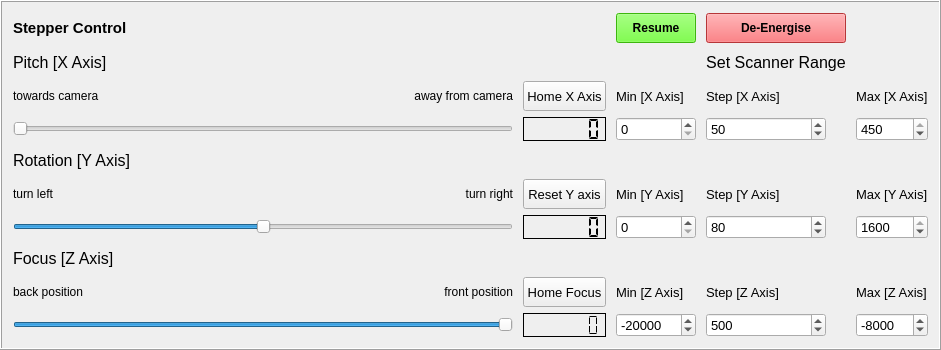
     <widget class="QFrame" name="frame_stepperControl">
      <property name="sizePolicy">
       <sizepolicy hsizetype="Preferred" vsizetype="Preferred">
        <horstretch>0</horstretch>
        <verstretch>0</verstretch>
       </sizepolicy>
      </property>
      <property name="minimumSize">
       <size>
        <width>0</width>
        <height>350</height>
       </size>
      </property>
      <property name="frameShape">
       <enum>QFrame::Box</enum>
      </property>
      <property name="frameShadow">
       <enum>QFrame::Raised</enum>
      </property>
      <layout class="QGridLayout" name="gridLayout_2">
       <property name="horizontalSpacing">
        <number>10</number>
       </property>
       <item row="7" column="1">
        <widget class="QLabel" name="label_yAxisSliderMax">
         <property name="font">
          <font>
           <pointsize>9</pointsize>
          </font>
         </property>
         <property name="text">
          <string>turn right</string>
         </property>
         <property name="alignment">
          <set>Qt::AlignRight|Qt::AlignTrailing|Qt::AlignVCenter</set>
         </property>
        </widget>
       </item>
       <item row="4" column="6">
        <widget class="QLabel" name="label_setRangeXMax">
         <property name="minimumSize">
          <size>
           <width>50</width>
           <height>0</height>
          </size>
         </property>
         <property name="maximumSize">
          <size>
           <width>120</width>
           <height>16777215</height>
          </size>
         </property>
         <property name="font">
          <font>
           <pointsize>10</pointsize>
          </font>
         </property>
         <property name="text">
          <string>Max [X Axis]</string>
         </property>
        </widget>
       </item>
       <item row="5" column="0" colspan="2">
        <widget class="QSlider" name="horizontalSlider_xAxis">
         <property name="minimumSize">
          <size>
           <width>500</width>
           <height>0</height>
          </size>
         </property>
         <property name="maximum">
          <number>450</number>
         </property>
         <property name="orientation">
          <enum>Qt::Horizontal</enum>
         </property>
        </widget>
       </item>
       <item row="5" column="4">
        <widget class="QDoubleSpinBox" name="doubleSpinBox_xMin">
         <property name="minimumSize">
          <size>
           <width>50</width>
           <height>0</height>
          </size>
         </property>
         <property name="maximumSize">
          <size>
           <width>120</width>
           <height>16777215</height>
          </size>
         </property>
         <property name="font">
          <font>
           <pointsize>10</pointsize>
          </font>
         </property>
         <property name="decimals">
          <number>0</number>
         </property>
         <property name="minimum">
          <double>0.000000000000000</double>
         </property>
         <property name="maximum">
          <double>450.000000000000000</double>
         </property>
         <property name="singleStep">
          <double>5.000000000000000</double>
         </property>
         <property name="value">
          <double>0.000000000000000</double>
         </property>
        </widget>
       </item>
       <item row="10" column="6">
        <widget class="QLabel" name="label_setRangeZMax">
         <property name="minimumSize">
          <size>
           <width>50</width>
           <height>0</height>
          </size>
         </property>
         <property name="maximumSize">
          <size>
           <width>120</width>
           <height>16777215</height>
          </size>
         </property>
         <property name="font">
          <font>
           <pointsize>10</pointsize>
          </font>
         </property>
         <property name="text">
          <string>Max [Z Axis]</string>
         </property>
        </widget>
       </item>
       <item row="7" column="4">
        <widget class="QLabel" name="label_setRangeYMin">
         <property name="minimumSize">
          <size>
           <width>50</width>
           <height>0</height>
          </size>
         </property>
         <property name="maximumSize">
          <size>
           <width>120</width>
           <height>16777215</height>
          </size>
         </property>
         <property name="font">
          <font>
           <pointsize>10</pointsize>
          </font>
         </property>
         <property name="text">
          <string>Min [Y Axis]</string>
         </property>
        </widget>
       </item>
       <item row="11" column="4">
        <widget class="QDoubleSpinBox" name="doubleSpinBox_zMin">
         <property name="minimumSize">
          <size>
           <width>50</width>
           <height>0</height>
          </size>
         </property>
         <property name="maximumSize">
          <size>
           <width>120</width>
           <height>16777215</height>
          </size>
         </property>
         <property name="font">
          <font>
           <pointsize>10</pointsize>
          </font>
         </property>
         <property name="decimals">
          <number>0</number>
         </property>
         <property name="minimum">
          <double>-45000.000000000000000</double>
         </property>
         <property name="maximum">
          <double>0.000000000000000</double>
         </property>
         <property name="singleStep">
          <double>1000.000000000000000</double>
         </property>
         <property name="value">
          <double>-20000.000000000000000</double>
         </property>
        </widget>
       </item>
       <item row="10" column="4">
        <widget class="QLabel" name="label_setRangeZMin">
         <property name="minimumSize">
          <size>
           <width>50</width>
           <height>0</height>
          </size>
         </property>
         <property name="maximumSize">
          <size>
           <width>120</width>
           <height>16777215</height>
          </size>
         </property>
         <property name="font">
          <font>
           <pointsize>10</pointsize>
          </font>
         </property>
         <property name="text">
          <string>Min [Z Axis]</string>
         </property>
        </widget>
       </item>
       <item row="7" column="6">
        <widget class="QLabel" name="label_setRangeYMax">
         <property name="minimumSize">
          <size>
           <width>50</width>
           <height>0</height>
          </size>
         </property>
         <property name="maximumSize">
          <size>
           <width>120</width>
           <height>16777215</height>
          </size>
         </property>
         <property name="font">
          <font>
           <pointsize>10</pointsize>
          </font>
         </property>
         <property name="text">
          <string>Max [Y Axis]</string>
         </property>
        </widget>
       </item>
       <item row="3" column="0">
        <widget class="QLabel" name="label_xAxis">
         <property name="font">
          <font>
           <pointsize>12</pointsize>
          </font>
         </property>
         <property name="text">
          <string>Pitch [X Axis]</string>
         </property>
        </widget>
       </item>
       <item row="4" column="5">
        <widget class="QLabel" name="label_setRangeXStep">
         <property name="minimumSize">
          <size>
           <width>50</width>
           <height>0</height>
          </size>
         </property>
         <property name="maximumSize">
          <size>
           <width>120</width>
           <height>16777215</height>
          </size>
         </property>
         <property name="font">
          <font>
           <pointsize>10</pointsize>
          </font>
         </property>
         <property name="text">
          <string>Step [X Axis]</string>
         </property>
        </widget>
       </item>
       <item row="11" column="0" colspan="2">
        <widget class="QSlider" name="horizontalSlider_zAxis">
         <property name="minimumSize">
          <size>
           <width>500</width>
           <height>0</height>
          </size>
         </property>
         <property name="minimum">
          <number>-45000</number>
         </property>
         <property name="maximum">
          <number>0</number>
         </property>
         <property name="orientation">
          <enum>Qt::Horizontal</enum>
         </property>
        </widget>
       </item>
       <item row="8" column="2">
        <widget class="QLCDNumber" name="lcdNumber_yAxis">
         <property name="minimumSize">
          <size>
           <width>70</width>
           <height>0</height>
          </size>
         </property>
         <property name="maximumSize">
          <size>
           <width>120</width>
           <height>30</height>
          </size>
         </property>
         <property name="font">
          <font>
           <weight>75</weight>
           <bold>true</bold>
          </font>
         </property>
         <property name="frameShadow">
          <enum>QFrame::Plain</enum>
         </property>
         <property name="digitCount">
          <number>6</number>
         </property>
         <property name="segmentStyle">
          <enum>QLCDNumber::Flat</enum>
         </property>
        </widget>
       </item>
       <item row="10" column="2">
        <widget class="QPushButton" name="pushButton_zHome">
         <property name="minimumSize">
          <size>
           <width>70</width>
           <height>30</height>
          </size>
         </property>
         <property name="maximumSize">
          <size>
           <width>120</width>
           <height>16777215</height>
          </size>
         </property>
         <property name="font">
          <font>
           <pointsize>10</pointsize>
          </font>
         </property>
         <property name="text">
          <string>Home Focus</string>
         </property>
        </widget>
       </item>
       <item row="8" column="4">
        <widget class="QDoubleSpinBox" name="doubleSpinBox_yMin">
         <property name="minimumSize">
          <size>
           <width>50</width>
           <height>0</height>
          </size>
         </property>
         <property name="maximumSize">
          <size>
           <width>120</width>
           <height>16777215</height>
          </size>
         </property>
         <property name="font">
          <font>
           <pointsize>10</pointsize>
          </font>
         </property>
         <property name="decimals">
          <number>0</number>
         </property>
         <property name="minimum">
          <double>0.000000000000000</double>
         </property>
         <property name="maximum">
          <double>1599.000000000000000</double>
         </property>
         <property name="singleStep">
          <double>5.000000000000000</double>
         </property>
         <property name="value">
          <double>0.000000000000000</double>
         </property>
        </widget>
       </item>
       <item row="5" column="5">
        <widget class="QDoubleSpinBox" name="doubleSpinBox_xStep">
         <property name="minimumSize">
          <size>
           <width>50</width>
           <height>0</height>
          </size>
         </property>
         <property name="maximumSize">
          <size>
           <width>120</width>
           <height>16777215</height>
          </size>
         </property>
         <property name="font">
          <font>
           <pointsize>10</pointsize>
          </font>
         </property>
         <property name="decimals">
          <number>0</number>
         </property>
         <property name="minimum">
          <double>0.000000000000000</double>
         </property>
         <property name="maximum">
          <double>450.000000000000000</double>
         </property>
         <property name="singleStep">
          <double>5.000000000000000</double>
         </property>
         <property name="value">
          <double>50.000000000000000</double>
         </property>
        </widget>
       </item>
       <item row="11" column="2">
        <widget class="QLCDNumber" name="lcdNumber_zAxis">
         <property name="enabled">
          <bool>true</bool>
         </property>
         <property name="minimumSize">
          <size>
           <width>70</width>
           <height>0</height>
          </size>
         </property>
         <property name="maximumSize">
          <size>
           <width>120</width>
           <height>30</height>
          </size>
         </property>
         <property name="font">
          <font>
           <weight>75</weight>
           <bold>true</bold>
          </font>
         </property>
         <property name="frameShadow">
          <enum>QFrame::Plain</enum>
         </property>
         <property name="smallDecimalPoint">
          <bool>true</bool>
         </property>
         <property name="digitCount">
          <number>6</number>
         </property>
         <property name="segmentStyle">
          <enum>QLCDNumber::Flat</enum>
         </property>
         <property name="intValue" stdset="0">
          <number>0</number>
         </property>
        </widget>
       </item>
       <item row="8" column="5">
        <widget class="QDoubleSpinBox" name="doubleSpinBox_yStep">
         <property name="minimumSize">
          <size>
           <width>50</width>
           <height>0</height>
          </size>
         </property>
         <property name="maximumSize">
          <size>
           <width>120</width>
           <height>16777215</height>
          </size>
         </property>
         <property name="font">
          <font>
           <pointsize>10</pointsize>
          </font>
         </property>
         <property name="decimals">
          <number>0</number>
         </property>
         <property name="minimum">
          <double>0.000000000000000</double>
         </property>
         <property name="maximum">
          <double>1600.000000000000000</double>
         </property>
         <property name="singleStep">
          <double>5.000000000000000</double>
         </property>
         <property name="value">
          <double>80.000000000000000</double>
         </property>
        </widget>
       </item>
       <item row="8" column="6">
        <widget class="QDoubleSpinBox" name="doubleSpinBox_yMax">
         <property name="minimumSize">
          <size>
           <width>50</width>
           <height>0</height>
          </size>
         </property>
         <property name="maximumSize">
          <size>
           <width>120</width>
           <height>16777215</height>
          </size>
         </property>
         <property name="font">
          <font>
           <pointsize>10</pointsize>
          </font>
         </property>
         <property name="decimals">
          <number>0</number>
         </property>
         <property name="minimum">
          <double>0.000000000000000</double>
         </property>
         <property name="maximum">
          <double>1600.000000000000000</double>
         </property>
         <property name="singleStep">
          <double>5.000000000000000</double>
         </property>
         <property name="value">
          <double>1600.000000000000000</double>
         </property>
        </widget>
       </item>
       <item row="11" column="6">
        <widget class="QDoubleSpinBox" name="doubleSpinBox_zMax">
         <property name="minimumSize">
          <size>
           <width>50</width>
           <height>0</height>
          </size>
         </property>
         <property name="maximumSize">
          <size>
           <width>120</width>
           <height>16777215</height>
          </size>
         </property>
         <property name="font">
          <font>
           <pointsize>10</pointsize>
          </font>
         </property>
         <property name="decimals">
          <number>0</number>
         </property>
         <property name="minimum">
          <double>-35000.000000000000000</double>
         </property>
         <property name="maximum">
          <double>0.000000000000000</double>
         </property>
         <property name="singleStep">
          <double>1000.000000000000000</double>
         </property>
         <property name="value">
          <double>-8000.000000000000000</double>
         </property>
        </widget>
       </item>
       <item row="5" column="2">
        <widget class="QLCDNumber" name="lcdNumber_xAxis">
         <property name="minimumSize">
          <size>
           <width>70</width>
           <height>0</height>
          </size>
         </property>
         <property name="maximumSize">
          <size>
           <width>120</width>
           <height>30</height>
          </size>
         </property>
         <property name="font">
          <font>
           <weight>75</weight>
           <bold>true</bold>
          </font>
         </property>
         <property name="frameShadow">
          <enum>QFrame::Plain</enum>
         </property>
         <property name="digitCount">
          <number>6</number>
         </property>
         <property name="segmentStyle">
          <enum>QLCDNumber::Flat</enum>
         </property>
        </widget>
       </item>
       <item row="4" column="1">
        <widget class="QLabel" name="label_xAxisSliderMax">
         <property name="font">
          <font>
           <pointsize>9</pointsize>
          </font>
         </property>
         <property name="autoFillBackground">
          <bool>false</bool>
         </property>
         <property name="text">
          <string>away from camera</string>
         </property>
         <property name="alignment">
          <set>Qt::AlignRight|Qt::AlignTrailing|Qt::AlignVCenter</set>
         </property>
        </widget>
       </item>
       <item row="8" column="0" colspan="2">
        <widget class="QSlider" name="horizontalSlider_yAxis">
         <property name="minimumSize">
          <size>
           <width>500</width>
           <height>0</height>
          </size>
         </property>
         <property name="minimum">
          <number>-1600</number>
         </property>
         <property name="maximum">
          <number>1600</number>
         </property>
         <property name="orientation">
          <enum>Qt::Horizontal</enum>
         </property>
        </widget>
       </item>
       <item row="11" column="5">
        <widget class="QDoubleSpinBox" name="doubleSpinBox_zStep">
         <property name="minimumSize">
          <size>
           <width>50</width>
           <height>0</height>
          </size>
         </property>
         <property name="maximumSize">
          <size>
           <width>120</width>
           <height>16777215</height>
          </size>
         </property>
         <property name="font">
          <font>
           <pointsize>10</pointsize>
          </font>
         </property>
         <property name="decimals">
          <number>0</number>
         </property>
         <property name="minimum">
          <double>50.000000000000000</double>
         </property>
         <property name="maximum">
          <double>10000.000000000000000</double>
         </property>
         <property name="singleStep">
          <double>50.000000000000000</double>
         </property>
         <property name="value">
          <double>500.000000000000000</double>
         </property>
        </widget>
       </item>
       <item row="10" column="0">
        <widget class="QLabel" name="label_zAxisSliderMin">
         <property name="font">
          <font>
           <pointsize>9</pointsize>
          </font>
         </property>
         <property name="text">
          <string>back position</string>
         </property>
        </widget>
       </item>
       <item row="4" column="0">
        <widget class="QLabel" name="label_xAxisSliderMin">
         <property name="font">
          <font>
           <pointsize>9</pointsize>
          </font>
         </property>
         <property name="text">
          <string>towards camera</string>
         </property>
        </widget>
       </item>
       <item row="6" column="0">
        <widget class="QLabel" name="label_yAxis">
         <property name="font">
          <font>
           <pointsize>12</pointsize>
          </font>
         </property>
         <property name="text">
          <string>Rotation [Y Axis]</string>
         </property>
        </widget>
       </item>
       <item row="7" column="2">
        <widget class="QPushButton" name="pushButton_yReset">
         <property name="minimumSize">
          <size>
           <width>70</width>
           <height>30</height>
          </size>
         </property>
         <property name="maximumSize">
          <size>
           <width>120</width>
           <height>16777215</height>
          </size>
         </property>
         <property name="font">
          <font>
           <pointsize>10</pointsize>
          </font>
         </property>
         <property name="text">
          <string>Reset Y axis</string>
         </property>
        </widget>
       </item>
       <item row="1" column="0">
        <widget class="QLabel" name="label_stepperControl">
         <property name="font">
          <font>
           <pointsize>11</pointsize>
           <weight>75</weight>
           <bold>true</bold>
          </font>
         </property>
         <property name="text">
          <string>Stepper Control</string>
         </property>
        </widget>
       </item>
       <item row="5" column="6">
        <widget class="QDoubleSpinBox" name="doubleSpinBox_xMax">
         <property name="minimumSize">
          <size>
           <width>50</width>
           <height>0</height>
          </size>
         </property>
         <property name="maximumSize">
          <size>
           <width>120</width>
           <height>16777215</height>
          </size>
         </property>
         <property name="font">
          <font>
           <pointsize>10</pointsize>
          </font>
         </property>
         <property name="decimals">
          <number>0</number>
         </property>
         <property name="minimum">
          <double>0.000000000000000</double>
         </property>
         <property name="maximum">
          <double>450.000000000000000</double>
         </property>
         <property name="singleStep">
          <double>5.000000000000000</double>
         </property>
         <property name="value">
          <double>450.000000000000000</double>
         </property>
        </widget>
       </item>
       <item row="7" column="5">
        <widget class="QLabel" name="label_setRangeYStep">
         <property name="minimumSize">
          <size>
           <width>50</width>
           <height>0</height>
          </size>
         </property>
         <property name="maximumSize">
          <size>
           <width>120</width>
           <height>16777215</height>
          </size>
         </property>
         <property name="font">
          <font>
           <pointsize>10</pointsize>
          </font>
         </property>
         <property name="text">
          <string>Step [Y Axis]</string>
         </property>
        </widget>
       </item>
       <item row="10" column="5">
        <widget class="QLabel" name="label_setRangeZStep">
         <property name="minimumSize">
          <size>
           <width>50</width>
           <height>0</height>
          </size>
         </property>
         <property name="maximumSize">
          <size>
           <width>120</width>
           <height>16777215</height>
          </size>
         </property>
         <property name="font">
          <font>
           <pointsize>10</pointsize>
          </font>
         </property>
         <property name="text">
          <string>Step [Z Axis]</string>
         </property>
        </widget>
       </item>
       <item row="4" column="4">
        <widget class="QLabel" name="label_setRangeXMin">
         <property name="minimumSize">
          <size>
           <width>50</width>
           <height>0</height>
          </size>
         </property>
         <property name="maximumSize">
          <size>
           <width>120</width>
           <height>16777215</height>
          </size>
         </property>
         <property name="font">
          <font>
           <pointsize>10</pointsize>
          </font>
         </property>
         <property name="text">
          <string>Min [X Axis]</string>
         </property>
        </widget>
       </item>
       <item row="4" column="2">
        <widget class="QPushButton" name="pushButton_xHome">
         <property name="minimumSize">
          <size>
           <width>70</width>
           <height>30</height>
          </size>
         </property>
         <property name="maximumSize">
          <size>
           <width>120</width>
           <height>16777215</height>
          </size>
         </property>
         <property name="font">
          <font>
           <pointsize>10</pointsize>
          </font>
         </property>
         <property name="text">
          <string>Home X Axis</string>
         </property>
        </widget>
       </item>
       <item row="9" column="0">
        <widget class="QLabel" name="label_zAxis">
         <property name="font">
          <font>
           <pointsize>12</pointsize>
          </font>
         </property>
         <property name="text">
          <string>Focus [Z Axis]</string>
         </property>
        </widget>
       </item>
       <item row="10" column="1">
        <widget class="QLabel" name="label_zAxisSliderMax">
         <property name="font">
          <font>
           <pointsize>9</pointsize>
          </font>
         </property>
         <property name="text">
          <string>front position</string>
         </property>
         <property name="alignment">
          <set>Qt::AlignRight|Qt::AlignTrailing|Qt::AlignVCenter</set>
         </property>
        </widget>
       </item>
       <item row="7" column="0">
        <widget class="QLabel" name="label_yAxisSliderMin">
         <property name="font">
          <font>
           <pointsize>9</pointsize>
          </font>
         </property>
         <property name="text">
          <string>turn left</string>
         </property>
        </widget>
       </item>
       <item row="3" column="5">
        <widget class="QLabel" name="label_setRange">
         <property name="font">
          <font>
           <pointsize>12</pointsize>
          </font>
         </property>
         <property name="text">
          <string>Set Scanner Range</string>
         </property>
         <property name="alignment">
          <set>Qt::AlignCenter</set>
         </property>
        </widget>
       </item>
       <item row="1" column="5">
        <widget class="QPushButton" name="pushButton_stepperDeEnergise">
         <property name="minimumSize">
          <size>
           <width>0</width>
           <height>30</height>
          </size>
         </property>
         <property name="font">
          <font>
           <pointsize>9</pointsize>
           <weight>75</weight>
           <bold>true</bold>
          </font>
         </property>
         <property name="styleSheet">
          <string notr="true">background-color: rgb(255, 76, 79)</string>
         </property>
         <property name="text">
          <string>De-Energise</string>
         </property>
         <property name="autoDefault">
          <bool>false</bool>
         </property>
        </widget>
       </item>
       <item row="1" column="4">
        <widget class="QPushButton" name="pushButton_Energise">
         <property name="minimumSize">
          <size>
           <width>0</width>
           <height>30</height>
          </size>
         </property>
         <property name="font">
          <font>
           <pointsize>9</pointsize>
           <weight>75</weight>
           <bold>true</bold>
          </font>
         </property>
         <property name="autoFillBackground">
          <bool>false</bool>
         </property>
         <property name="styleSheet">
          <string notr="true">background-color: rgb(85, 255, 20)</string>
         </property>
         <property name="text">
          <string>Resume</string>
         </property>
        </widget>
       </item>
      </layout>
     </widget>
